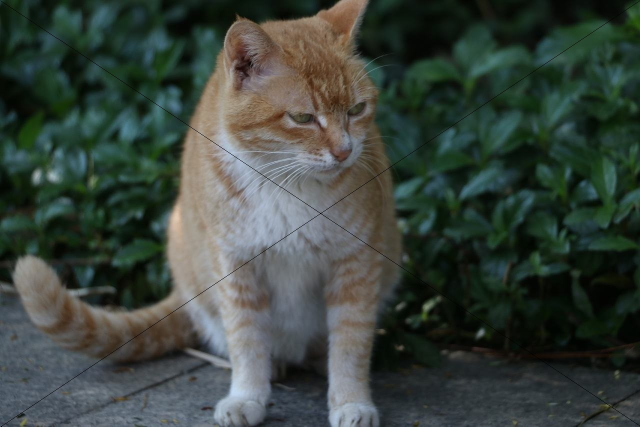
#> input picture study10/cat0.jpg, 1280 x 853 px (shown at 1/2 size)
$ python gaosi.py
#> lines starting #> are read from the running program, lines starting #| are printed output that depends on the picture; after the words box and inside, x2 and y2 are one past the last pixel; in counts of white or black regions, pixels touching at a corner belong together
# Author:Fuhong Gao
from PIL import Image
import numpy as np
import matplotlib.pyplot as plt
img = np.array(Image.open("cat0.jpg"))
#> img is the input picture: shape (853, 1280, 3); mean R, G, B 58.6, 68.3, 61.4

# 随机生成500个椒盐
rows, cols, dims = img.shape
#> rows = 853; cols = 1280; dims = 3
for i in range(5000):
    x = np.random.randint(0, rows)
    y = np.random.randint(0, cols)
    img[x, y, :] = 255
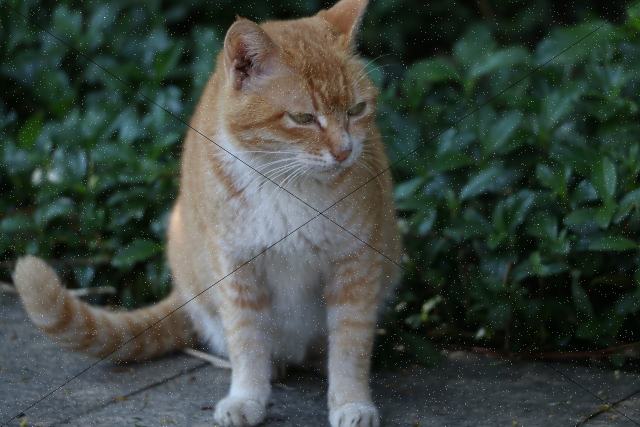
#> img: shape (853, 1280, 3) (shown at 1/2 size); 0.46% of pixels changed, all inside (x1, y1, x2, y2) = (0, 0, 1280, 853)

plt.figure("Mona Lisa")
plt.imshow(img)
plt.axis('off')
plt.show()
